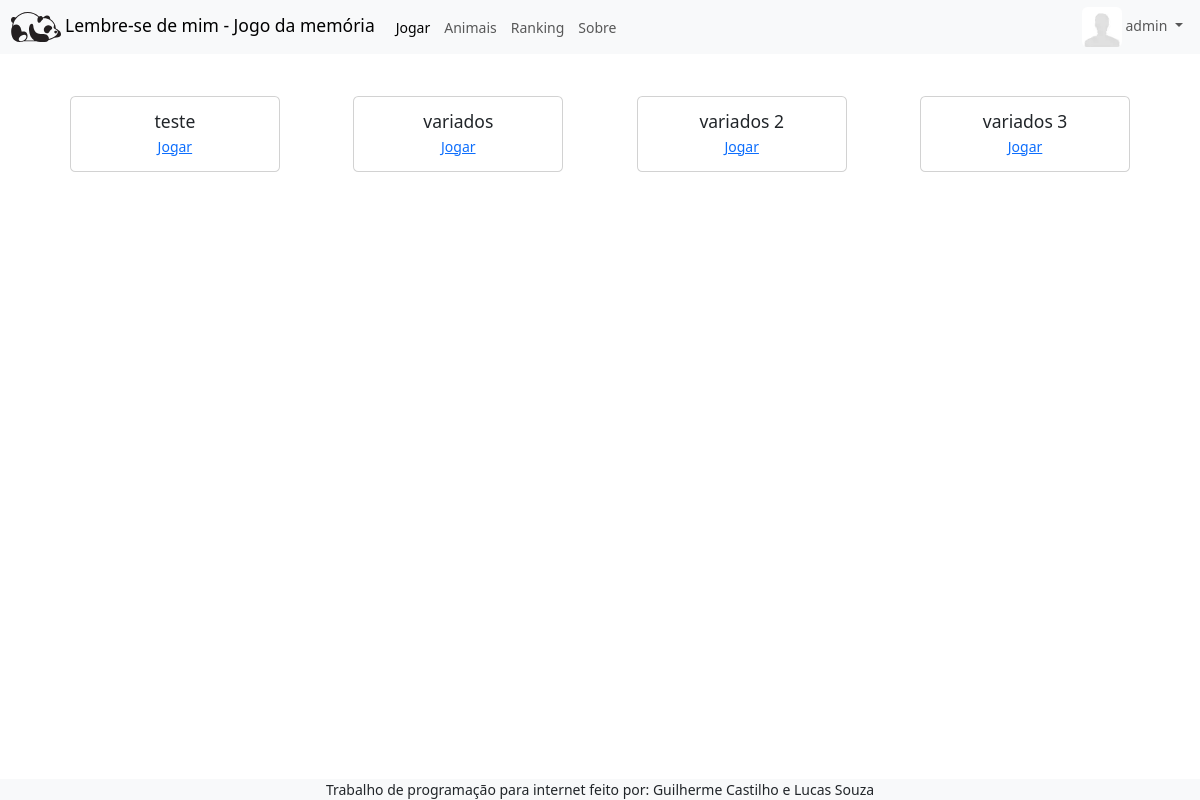
Page /jogos (signed in) on the committed database.
### tables this page shows
CREATE TABLE `jogos` (
  `id` int(11) NOT NULL AUTO_INCREMENT,
  `nome` varchar(255) DEFAULT NULL,
  `id_dificuldade` int(11) DEFAULT NULL,
  PRIMARY KEY (`id`),
  KEY `id_dificuldade` (`id_dificuldade`),
  CONSTRAINT `jogos_ibfk_1` FOREIGN KEY (`id_dificuldade`) REFERENCES `dificuldade` (`id`)
);

### jogos/index.php (the view, shortened to what this page needs)
<?php
$jogos_array = [];
try {
  $database = new Database('mysql');
  $conn = $database->getConnection();
  $sql = "SELECT * FROM jogos";
  $stmt = $conn->prepare($sql);
  $stmt->execute();
  $jogos_array = $stmt->fetchAll(PDO::FETCH_ASSOC);
} catch (\PDOException $e) {
  echo "Database connection failed: " . $e->getMessage();
} catch (\InvalidArgumentException $e) {
  echo "Invalid database dialect: " . $e->getMessage();
}
?>
<?php
include '../includes/navbar.php'; ?>
<main class="container">
  <div class="d-flex gap-3 justify-content-evenly mt-5 flex-wrap">
    <?php foreach ($jogos_array as $jogo) : ?>
      <div class="card text-center">
        <div class="card-body">
          <h5 class="card-title"><?= $jogo['nome'] ?></h5>
          <a href="/jogo?nome=<?= $jogo['nome'] ?>" class="card-link">Jogar</a>
        </div>
      </div>
    <?php endforeach; ?>
  </div>
</main>
<?php include '../includes/footer.php'; ?>

### css/global.css (style rules this page uses)
html { font-size: 10px; }
@media screen and (min-width: 1200px) and (max-width: 1399px) { html { font-size: 14px; } }
.container, .container-lg, .container-md, .container-sm, .container-xl, .container-xxl { max-width: 2200px; }

### css/jogos.css (style rules this page uses)
.card { min-width: 15rem; width: 15rem; }

### rows in the picture
jogos: nome "teste"
jogos: nome "variados"
jogos: nome "variados 2"
jogos: nome "variados 3"

### other values in the picture
$_SESSION['user_name'] "admin"
